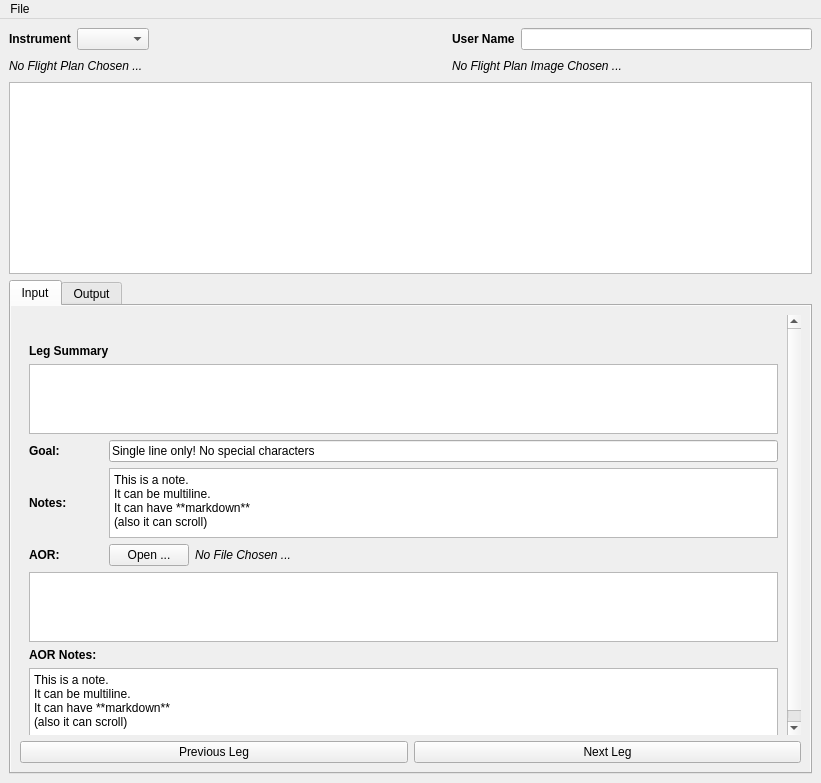
<?xml version="1.0" encoding="UTF-8"?>
<ui version="4.0">
 <class>MainWindow</class>
 <widget class="QMainWindow" name="MainWindow">
  <property name="geometry">
   <rect>
    <x>0</x>
    <y>0</y>
    <width>821</width>
    <height>783</height>
   </rect>
  </property>
  <property name="windowTitle">
   <string>SOFIA Cruise Planner</string>
  </property>
  <widget class="QWidget" name="centralwidget">
   <layout class="QGridLayout" name="gridLayout_3">
    <item row="4" column="0">
     <widget class="QTabWidget" name="tabWidgetIO">
      <property name="currentIndex">
       <number>0</number>
      </property>
      <widget class="QWidget" name="tabInput">
       <property name="sizePolicy">
        <sizepolicy hsizetype="MinimumExpanding" vsizetype="MinimumExpanding">
         <horstretch>0</horstretch>
         <verstretch>0</verstretch>
        </sizepolicy>
       </property>
       <property name="autoFillBackground">
        <bool>true</bool>
       </property>
       <attribute name="title">
        <string>Input</string>
       </attribute>
       <layout class="QGridLayout" name="gridLayout_4">
        <property name="leftMargin">
         <number>9</number>
        </property>
        <item row="0" column="0" colspan="2">
         <layout class="QGridLayout" name="gridLayout">
          <item row="0" column="0">
           <widget class="QScrollArea" name="scrollAreaInput">
            <property name="frameShape">
             <enum>QFrame::NoFrame</enum>
            </property>
            <property name="widgetResizable">
             <bool>true</bool>
            </property>
            <widget class="QWidget" name="scrollAreaWidgetContents">
             <property name="geometry">
              <rect>
               <x>0</x>
               <y>0</y>
               <width>765</width>
               <height>447</height>
              </rect>
             </property>
             <layout class="QGridLayout" name="gridLayout_2">
              <item row="4" column="2" colspan="3">
               <widget class="QPlainTextEdit" name="plainTextEditNotes">
                <property name="plainText">
                 <string>This is a note.
It can be multiline.
It can have **markdown**
(also it can scroll)</string>
                </property>
               </widget>
              </item>
              <item row="5" column="4">
               <spacer name="horizontalSpacer">
                <property name="orientation">
                 <enum>Qt::Horizontal</enum>
                </property>
                <property name="sizeHint" stdset="0">
                 <size>
                  <width>0</width>
                  <height>0</height>
                 </size>
                </property>
               </spacer>
              </item>
              <item row="3" column="2" colspan="3">
               <widget class="QLineEdit" name="lineEditGoal">
                <property name="text">
                 <string>Single line only! No special characters</string>
                </property>
               </widget>
              </item>
              <item row="7" column="0">
               <widget class="QLabel" name="labelAORNotes">
                <property name="font">
                 <font>
                  <weight>75</weight>
                  <bold>true</bold>
                 </font>
                </property>
                <property name="text">
                 <string>AOR Notes:</string>
                </property>
               </widget>
              </item>
              <item row="4" column="0">
               <widget class="QLabel" name="labelNotes">
                <property name="font">
                 <font>
                  <weight>75</weight>
                  <bold>true</bold>
                 </font>
                </property>
                <property name="text">
                 <string>Notes:</string>
                </property>
               </widget>
              </item>
              <item row="5" column="0">
               <widget class="QLabel" name="labelAOR">
                <property name="font">
                 <font>
                  <weight>75</weight>
                  <bold>true</bold>
                 </font>
                </property>
                <property name="text">
                 <string>AOR:</string>
                </property>
               </widget>
              </item>
              <item row="5" column="3">
               <widget class="QLabel" name="labelAORFilename">
                <property name="font">
                 <font>
                  <italic>true</italic>
                 </font>
                </property>
                <property name="text">
                 <string>No File Chosen ...</string>
                </property>
                <property name="alignment">
                 <set>Qt::AlignCenter</set>
                </property>
               </widget>
              </item>
              <item row="6" column="0" colspan="5">
               <widget class="QTableView" name="tableAORSummary"/>
              </item>
              <item row="5" column="2">
               <widget class="QPushButton" name="buttonAOROpen">
                <property name="text">
                 <string>Open ...</string>
                </property>
               </widget>
              </item>
              <item row="1" column="0" colspan="3">
               <widget class="QLabel" name="labelLegSummary">
                <property name="font">
                 <font>
                  <weight>75</weight>
                  <bold>true</bold>
                 </font>
                </property>
                <property name="text">
                 <string>Leg Summary</string>
                </property>
               </widget>
              </item>
              <item row="3" column="0">
               <widget class="QLabel" name="labelGoal">
                <property name="font">
                 <font>
                  <weight>75</weight>
                  <bold>true</bold>
                 </font>
                </property>
                <property name="text">
                 <string>Goal:</string>
                </property>
               </widget>
              </item>
              <item row="8" column="0" colspan="5">
               <widget class="QPlainTextEdit" name="plainTextEditAORNotes">
                <property name="plainText">
                 <string>This is a note.
It can be multiline.
It can have **markdown**
(also it can scroll)</string>
                </property>
               </widget>
              </item>
              <item row="0" column="0">
               <widget class="QLabel" name="labelInputSpacer1">
                <property name="text">
                 <string/>
                </property>
               </widget>
              </item>
              <item row="2" column="0" colspan="5">
               <widget class="QTableView" name="tableLegSummary"/>
              </item>
             </layout>
            </widget>
           </widget>
          </item>
         </layout>
        </item>
        <item row="1" column="0">
         <widget class="QPushButton" name="buttonPreviousLeg">
          <property name="text">
           <string>Previous Leg</string>
          </property>
         </widget>
        </item>
        <item row="1" column="1">
         <widget class="QPushButton" name="buttonNextLeg">
          <property name="text">
           <string>Next Leg</string>
          </property>
         </widget>
        </item>
       </layout>
      </widget>
      <widget class="QWidget" name="tabOutput">
       <attribute name="title">
        <string>Output</string>
       </attribute>
      </widget>
     </widget>
    </item>
    <item row="0" column="0" rowspan="4">
     <layout class="QGridLayout" name="topGrid">
      <item row="1" column="5">
       <widget class="QLineEdit" name="lineEditUserName"/>
      </item>
      <item row="1" column="4">
       <widget class="QLabel" name="labelUserName">
        <property name="font">
         <font>
          <weight>75</weight>
          <bold>true</bold>
         </font>
        </property>
        <property name="text">
         <string>User Name</string>
        </property>
       </widget>
      </item>
      <item row="3" column="0" colspan="6">
       <widget class="QTableWidget" name="tableFlightPlanSummary">
        <property name="editTriggers">
         <set>QAbstractItemView::NoEditTriggers</set>
        </property>
       </widget>
      </item>
      <item row="1" column="0">
       <widget class="QLabel" name="labelInstruments">
        <property name="font">
         <font>
          <weight>75</weight>
          <bold>true</bold>
         </font>
        </property>
        <property name="text">
         <string>Instrument</string>
        </property>
       </widget>
      </item>
      <item row="1" column="1" colspan="2">
       <widget class="QComboBox" name="comboBoxInstruments"/>
      </item>
      <item row="1" column="3">
       <spacer name="horizontalSpacer_3">
        <property name="orientation">
         <enum>Qt::Horizontal</enum>
        </property>
        <property name="sizeHint" stdset="0">
         <size>
          <width>40</width>
          <height>20</height>
         </size>
        </property>
       </spacer>
      </item>
      <item row="2" column="0" colspan="3">
       <widget class="QLabel" name="labelFlightPlanFilename">
        <property name="font">
         <font>
          <italic>true</italic>
         </font>
        </property>
        <property name="text">
         <string>No Flight Plan Chosen ...</string>
        </property>
       </widget>
      </item>
      <item row="2" column="3">
       <spacer name="horizontalSpacer_2">
        <property name="orientation">
         <enum>Qt::Horizontal</enum>
        </property>
        <property name="sizeHint" stdset="0">
         <size>
          <width>40</width>
          <height>20</height>
         </size>
        </property>
       </spacer>
      </item>
      <item row="2" column="4" colspan="2">
       <widget class="QLabel" name="labelFlightPlanImageFilename">
        <property name="font">
         <font>
          <italic>true</italic>
         </font>
        </property>
        <property name="text">
         <string>No Flight Plan Image Chosen ...</string>
        </property>
       </widget>
      </item>
     </layout>
    </item>
   </layout>
  </widget>
  <widget class="QMenuBar" name="menuBar">
   <property name="geometry">
    <rect>
     <x>0</x>
     <y>0</y>
     <width>821</width>
     <height>22</height>
    </rect>
   </property>
   <widget class="QMenu" name="menuFile">
    <property name="title">
     <string>File</string>
    </property>
    <addaction name="actionOpen_Flight_Plan"/>
    <addaction name="actionChoose_Flight_Plan_Image"/>
   </widget>
   <addaction name="menuFile"/>
  </widget>
  <action name="actionOpen_Flight_Plan">
   <property name="text">
    <string>Open Flight Plan ...</string>
   </property>
  </action>
  <action name="actionChoose_Flight_Plan_Image">
   <property name="text">
    <string>Choose Flight Plan Image ...</string>
   </property>
  </action>
 </widget>
 <resources/>
 <connections/>
</ui>
